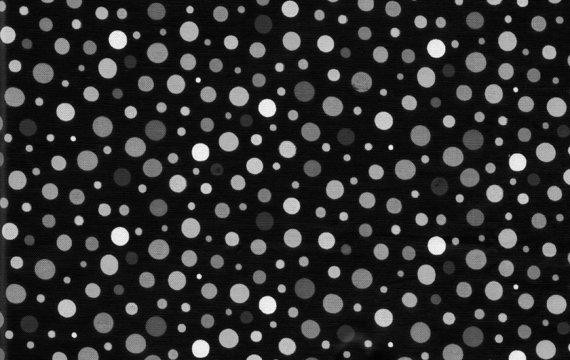
%> input picture DIP/Assignment #3/circles.jpg, 570 x 360 px
$ octave q2.m   (GNU Octave 9; MATLAB toolbox functions it lacks are replaced by stand-ins)
%> lines starting %> are read from the running program, lines starting %| are printed output that depends on the picture; in (x1, y1, x2, y2) boxes, pixels count from 0 and x2, y2 are one past the last pixel; in counts of white or black regions, pixels touching at a corner belong together; the program's own positions count from 1
%% Applying TopHat Filtering

im = imread('circles.jpg');
%> im is the input picture: size 360x570x3 uint8; min 0, max 255, mean 45.5
im = im2bw(im,35/255);
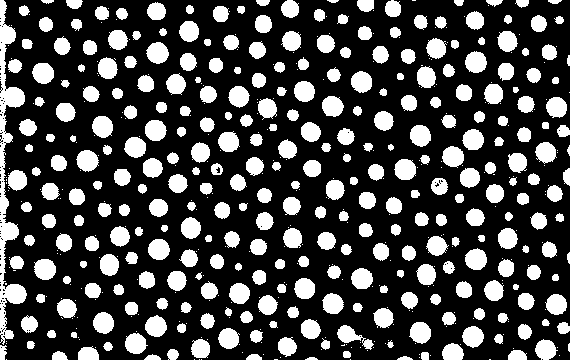
%> im: size 360x570 logical; 27.2% white; 558 white regions (245 under 20 px), largest, box (x1, y1, x2, y2) and area: (0, 0, 27, 345) 2861, (146, 42, 169, 64) 374, (465, 51, 487, 73) 372
cc1 = 0;
sz=size(im);
%> sz = [360 570]
for i = 11:-1:4
    se = strel('disk',i);
    im2 = imtophat(im,se);
    im2 = im - im2 ;
    cc = bwconncomp(im2);
    % To see only this category object numbers, we have to subtract it from the cumulative sum.
    disp(cc.NumObjects-cc1);
    cc1=cc.NumObjects;
    figure;imshow(im2,[]);
end
%> this loop made 8 passes
%> (cc, cc1) on passes 1 to 8: (2 connected components, 2), (45 connected components, 45), (87 connected components, 87), (130 connected components, 130), (160 connected components, 160), (188 connected components, 188), (234 connected components, 234), (308 connected components, 308)
%| 2
%| 43
%| 42
%| 43
%| 30
%| 28
%| 46
%| 74
%> pass 1, `im2 = imtophat(im,se);`:
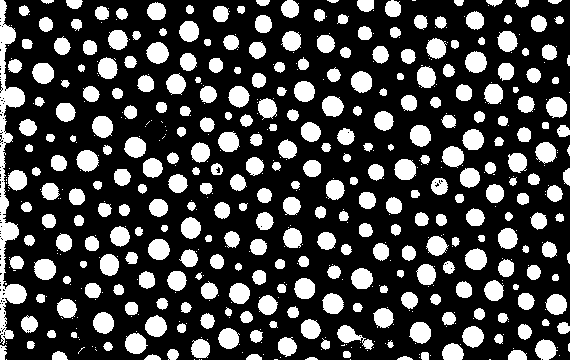
%> im2: size 360x570 logical; 26.9% white; 568 white regions (257 under 20 px), largest, box (x1, y1, x2, y2) and area: (0, 0, 27, 345) 2861, (146, 42, 169, 64) 374, (465, 51, 487, 73) 372
%> pass 1, `im2 = im - im2 ;`:
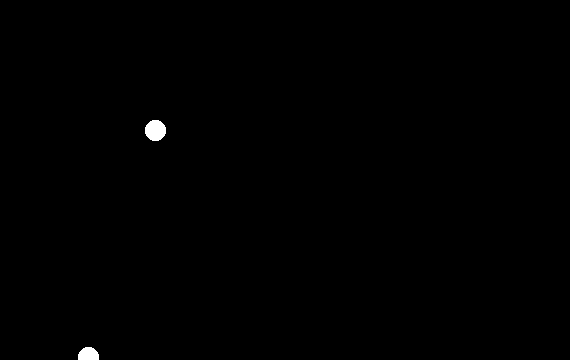
%> im2: size 360x570 double; values 0 (black) and 1 (white), 0.28% white; 2 white regions, box (x1, y1, x2, y2) and area: (145, 120, 166, 141) 349, (78, 347, 99, 360) 227
%> pass 2, `im2 = imtophat(im,se);`:
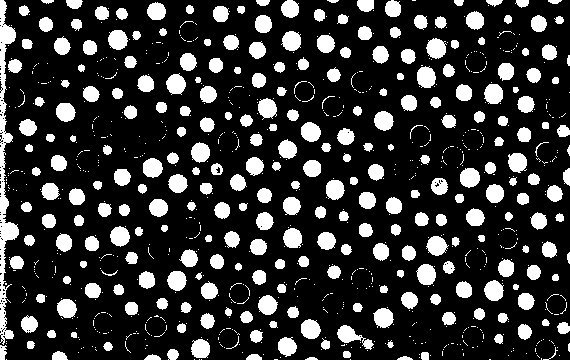
%> im2: size 360x570 logical; 20.3% white; 898 white regions (621 under 20 px), largest, box (x1, y1, x2, y2) and area: (0, 0, 19, 345) 2176, (337, 325, 374, 350) 367, (417, 66, 436, 88) 328
%> pass 2, `im2 = im - im2 ;`:
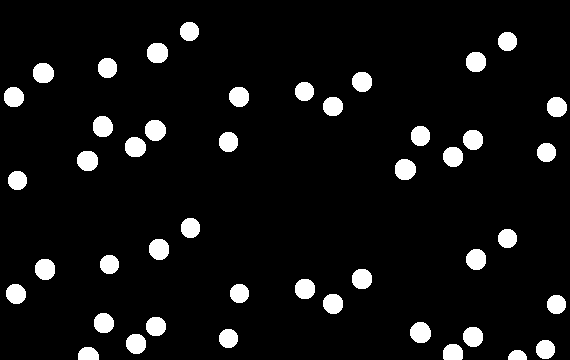
%> im2: size 360x570 double; values 0 (black) and 1 (white), 6.9% white; 45 white regions, largest, box (x1, y1, x2, y2) and area: (395, 159, 416, 180) 359, (145, 120, 166, 141) 355, (410, 322, 431, 343) 353

$ run again, with DIP/Assignment #3/ameya.jpg copied over DIP/Assignment #3/circles.jpg
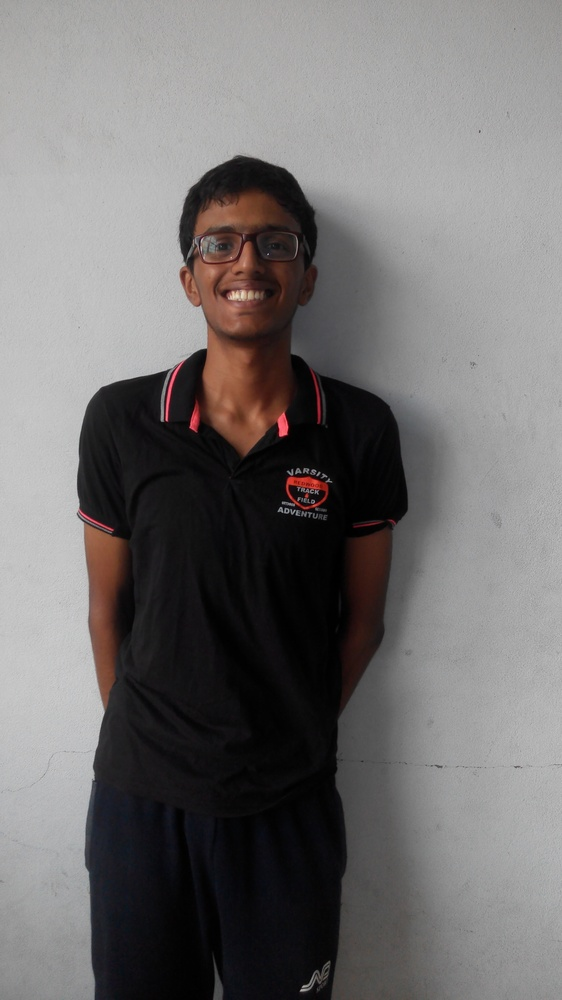
%> input picture DIP/Assignment #3/ameya.jpg, 562 x 1000 px, shrunk from 2304 x 4096 before the run
%> im is the input picture: size 1000x562x3 uint8; mean R, G, B 114.4, 111.7, 111.4
%> `im = im2bw(im,35/255);`:
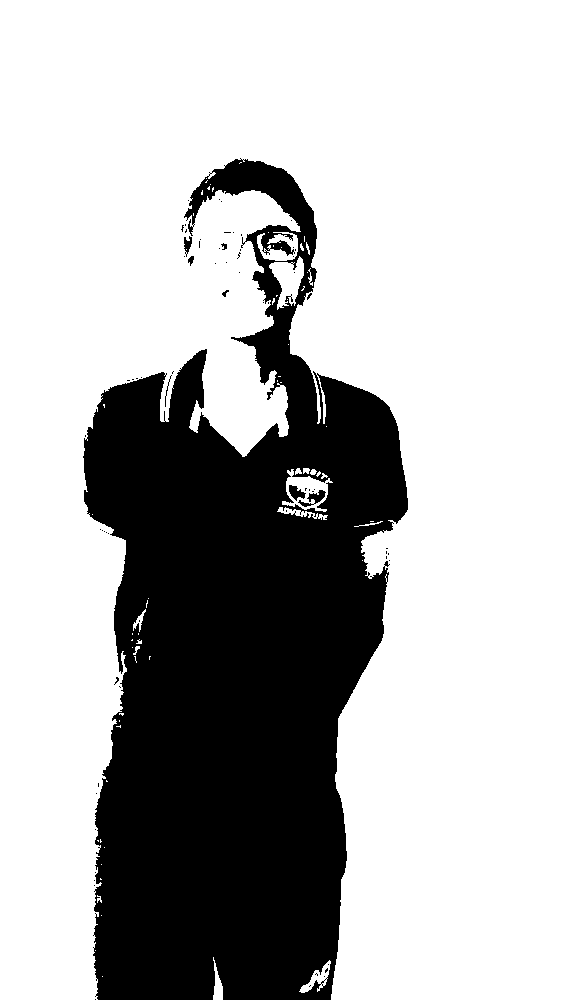
%> im: size 1000x562 logical; 71.1% white; 70 black regions (62 under 20 px), largest, box (x1, y1, x2, y2) and area: (83, 158, 408, 1000) 161986, (298, 490, 326, 507) 180, (289, 485, 306, 501) 146
%> the loop `for i = 11:-1:4` made 8 passes
%> (cc, cc1) on passes 1 to 8: (1 connected component, 1), (2 connected components, 2), (2 connected components, 2), (2 connected components, 2), (2 connected components, 2), (4 connected components, 4), (6 connected components, 6), (8 connected components, 8)
%> (printed output is left out)
%> pass 2, `im2 = im - im2 ;`:
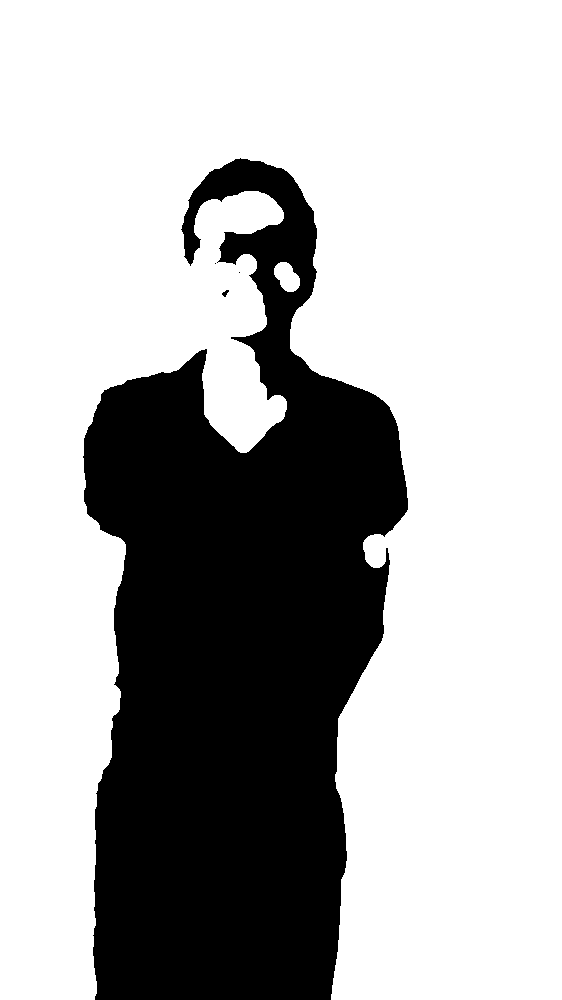
%> im2: size 1000x562 double; values 0 (black) and 1 (white), 69.7% white; 4 black regions (2 under 20 px), largest, box (x1, y1, x2, y2) and area: (83, 158, 408, 1000) 170306, (222, 290, 229, 297) 27
